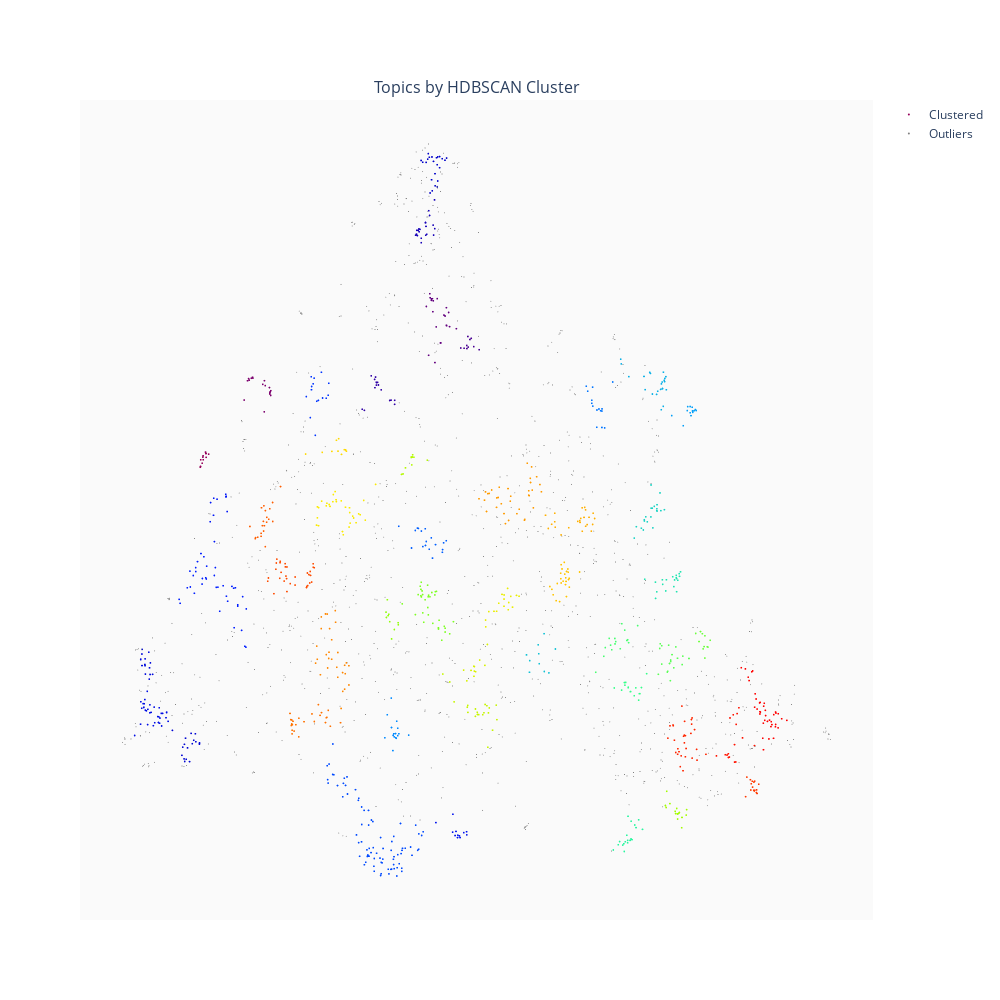

The cell this chart's notebook holds for it:
### Code cell
trace_cluster_2d, trace_outlier_2d = result_tracer_wrapper(uembs, clusters_2d.labels_, df["title_clean"].to_numpy())


col11 = [trace_cluster_2d, trace_outlier_2d]


row1 = [col11]


trace_list = [row1]

fig = subplotter(trace_list, ["Topics by HDBSCAN Cluster", ])

fig_show_save(fig, "topics-by-hdbscan-clusters")

### Figure 1 — Plotly figure (JSON) as saved in the notebook; plotly's stock layout.template omitted (floating-point values rounded to 4 significant figures; data arrays with more than 128 entries replaced by an {"elided": "..."} marker saying what was removed)
{"data": [{"customdata": {"elided": "1007x2 mixed values"}, "hovertemplate": "<b>Topics:</b> %{customdata[0]} <br><b>Cluster Id:</b> %{customdata[1]}<extra></extra>", "marker": {"color": {"elided": "1007 int values"}, "colorscale": [[0, "rgb(150,0,90)"], [0.125, "rgb(0,0,200)"], [0.25, "rgb(0,25,255)"], [0.375, "rgb(0,152,255)"], [0.5, "rgb(44,255,150)"], [0.625, "rgb(151,255,0)"], [0.75, "rgb(255,234,0)"], [0.875, "rgb(255,111,0)"], [1, "rgb(255,0,0)"]], "size": 2}, "mode": "markers", "name": "Clustered", "type": "scattergl", "x": {"elided": "1007 float values"}, "xaxis": "x", "y": {"elided": "1007 float values"}, "yaxis": "y"}, {"hovertemplate": "Outlier<extra></extra>", "marker": {"color": "grey", "size": 1}, "mode": "markers", "name": "Outliers", "type": "scattergl", "x": {"elided": "1040 float values"}, "xaxis": "x", "y": {"elided": "1040 float values"}, "yaxis": "y"}], "layout": {"annotations": [{"font": {"size": 16}, "showarrow": false, "text": "Topics by HDBSCAN Cluster", "x": 0.5, "xanchor": "center", "xref": "paper", "y": 1, "yanchor": "bottom", "yref": "paper"}], "height": 1000, "plot_bgcolor": "rgba(250,250,250,1)", "width": 1000, "xaxis": {"anchor": "y", "domain": [0, 1], "visible": false}, "yaxis": {"anchor": "x", "domain": [0, 1], "visible": false}}}
